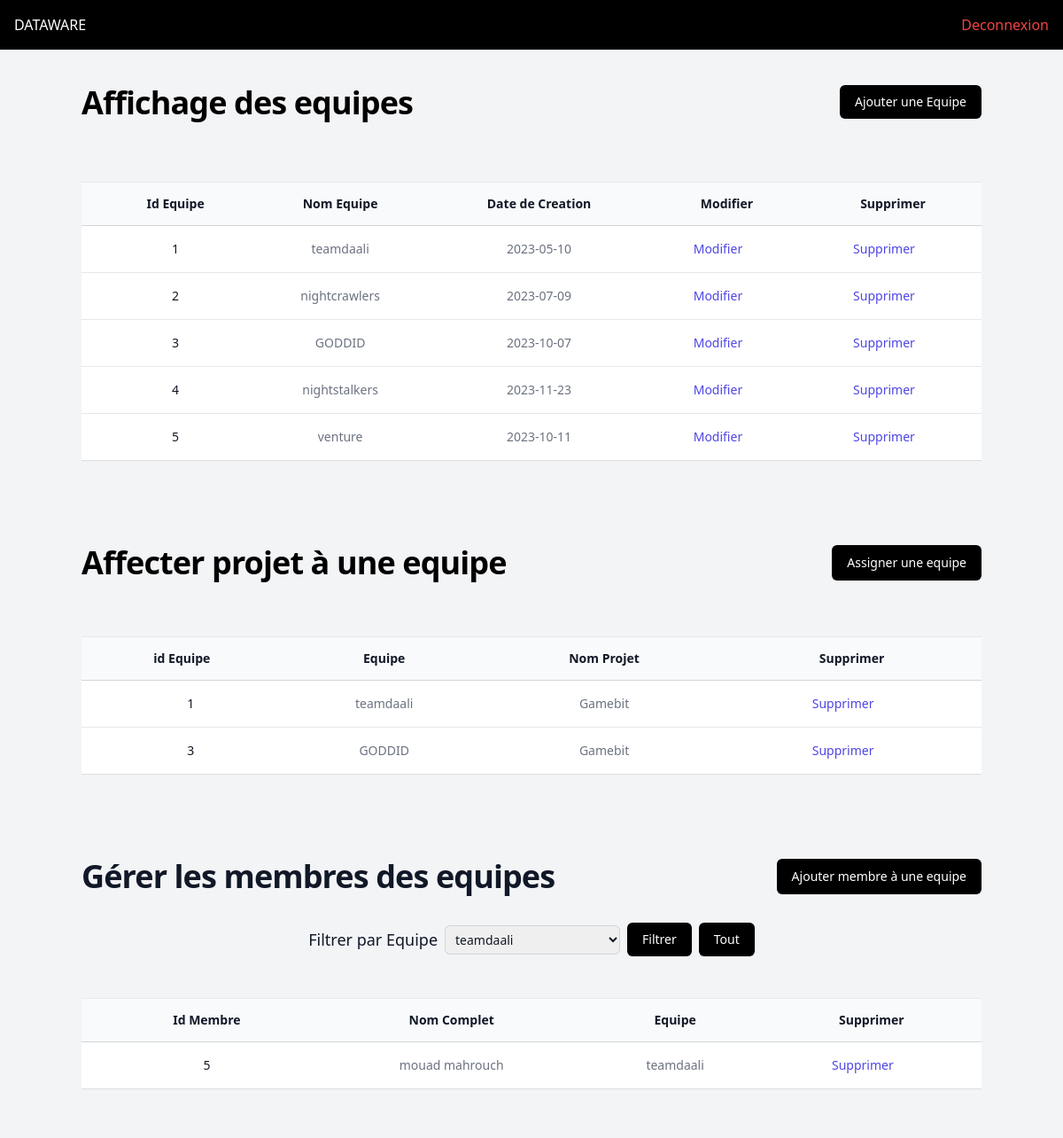
/scrum.php (signed in), run on the app's committed database.
### tables this page shows
CREATE TABLE `equipe` (
  `id_equipe` int(10) NOT NULL,
  `nom_equipe` char(100) DEFAULT NULL,
  `date_creation` date DEFAULT NULL,
  `id_pro` int(11) DEFAULT NULL
);

CREATE TABLE `projet` (
  `id_pro` int(10) NOT NULL,
  `nom_pro` char(100) DEFAULT NULL,
  `descrp_pro` char(200) DEFAULT NULL
);

CREATE TABLE `utilisateur` (
  `id` int(10) NOT NULL,
  `nom` char(100) DEFAULT NULL,
  `prenom` char(100) DEFAULT NULL,
  `email` varchar(100) DEFAULT NULL,
  `pass` char(100) DEFAULT NULL,
  `tel` varchar(55) DEFAULT NULL,
  `statut` char(100) DEFAULT NULL,
  `role` char(100) DEFAULT NULL,
  `equipe` int(10) DEFAULT NULL,
  `projet` int(10) DEFAULT NULL
);

### scrum.php (the view, shortened to what the rows shown need)
<!DOCTYPE html>
<html lang="en">
<head>
    <script src="https://cdn.tailwindcss.com"></script>
</head>
<body class="bg-gray-100">
    <nav class="bg-black">
        <div class="max-w-screen-xl flex flex-wrap items-center justify-between mx-auto p-4">
            <h1 class="text-white">DATAWARE</h1>
        </div>
    </nav>
                            <?php
                            require('connection.php');
                            ?>
    <div class="w-[90%] mx-auto">
        <section class="equipe">
            <div class="bg-gray-100 py-10">
                <div class="px-4 sm:px-6 lg:px-8">
                    <div class="flex justify-between w-full mt-4 sm:mt-0 sm:flex-none">
                        <h1 class="mb-4 text-3xl font-bold leading-none tracking-tight text-black md:text-3xl lg:text-4xl">Affichage des equipes</h1>
                    </div>
                    <div class="mt-8 flex flex-col">
                        <div class="my-2 overflow-x-auto">
                            <div class="inline-block min-w-full py-2 align-middle">
                                <div class="overflow-hidden shadow-sm ring-1 ring-black ring-opacity-5">
                                    <table class="min-w-full divide-y divide-gray-300">
                                        <thead class="bg-gray-50">
                                            <tr>
                                                <th scope="col" class="py-3.5 pl-4 pr-3 text-center text-sm font-semibold text-gray-900 sm:pl-6 lg:pl-8">Id Equipe</th>
                                                <th scope="col" class="px-3 py-3.5 text-center text-sm font-semibold text-gray-900">Nom Equipe</th>
                                                <th scope="col" class="px-3 py-3.5 text-center text-sm font-semibold text-gray-900">Date de Creation</th>
                                                <th scope="col" class="px-3 py-3.5 text-center text-sm font-semibold text-gray-900">
                                                    <span>Modifier</span>
                                                </th>
                                                <th scope="col" class="px-3 py-3.5 text-center text-sm font-semibold text-gray-900">
                                                    <span>Supprimer</span>
                                                </th>
                                            </tr>
                                        </thead>
                                        <tbody class="divide-y divide-gray-200 bg-white">
                                            <tr>
                                                <?php
                                                $sql = "SELECT * FROM equipe  where nom_equipe <> 'none'";
                                                $result = mysqli_query($conn, $sql);
                                                if ($result) {
                                                    while ($row = mysqli_fetch_assoc($result)) {
                                                ?>
                                                        <td class="whitespace-nowrap py-4 pl-4 pr-3 text-sm text-center font-medium text-gray-900 sm:pl-6 lg:pl-8">
                                                            <?php
                                                            echo $row["id_equipe"];
                                                            ?>
                                                        </td>
                                                        <td class="whitespace-nowrap px-3 py-4 text-sm text-center text-gray-500">
                                                            <?php
                                                            echo $row["nom_equipe"];
                                                            ?>
                                                        </td>
                                                        <td class="whitespace-nowrap px-3 py-4 text-sm text-center text-gray-500">
                                                            <?php
                                                            echo $row["date_creation"];
                                                            ?>
                                                        </td>
                                                        <td class="relative whitespace-nowrap py-4 pl-3 pr-4 text-center text-sm font-medium sm:pr-6 lg:pr-8">
                                                            <a href="edit.php?id_equipe=<?php echo $row['id_equipe']; ?>" class="text-indigo-600 hover:text-indigo-900">Modifier<span class="sr-only"></span></a>
                                                        </td>
                                                        <td class="relative whitespace-nowrap py-4 pl-3 pr-4 text-center text-sm font-medium sm:pr-6 lg:pr-8">
                                                            <a href="delete.php?id_equipe=<?php echo $row['id_equipe']; ?>" class="text-indigo-600 hover:text-indigo-900">Supprimer<span class="sr-only"></span></a>
                                                        </td>
                                            </tr>
                                    <?php
                                                    }
                                                } else {
                                                    echo "Error: " . mysqli_error($conn);
                                                }
                                    ?>
                                        </tbody>
                                    </table>
                                </div>
                            </div>
                        </div>
                    </div>
                </div>
            </div>
        </section>
        <section class="eqpro">
            <div class="bg-gray-100 py-10">
                <div class="px-4 sm:px-6 lg:px-8">
                    <div class="flex justify-between w-full mt-4 sm:mt-0 sm:flex-none">
                        <h1 class="mb-4 text-3xl font-bold leading-none tracking-tight text-black md:text-3xl lg:text-4xl">Affecter projet à une equipe</h1>
                    </div>
                    <div class="mt-8 flex flex-col">
                        <div class="my-2 overflow-x-auto">
                            <div class="inline-block min-w-full py-2 align-middle">
                                <div class="overflow-hidden shadow-sm ring-1 ring-black ring-opacity-5">
                                    <table class="min-w-full divide-y divide-gray-300">
                                        <thead class="bg-gray-50">
                                            <tr>
                                                <th scope="col" class="px-3 py-3.5 text-center text-sm font-semibold text-gray-900">id Equipe</th>
                                                <th scope="col" class="px-3 py-3.5 text-center text-sm font-semibold text-gray-900">Equipe</th>
                                                <th scope="col" class="px-3 py-3.5 text-center text-sm font-semibold text-gray-900">Nom Projet</th>
                                                <th scope="col" class="px-3 py-3.5 text-center text-sm font-semibold text-gray-900">
                                                    <span>Supprimer</span>
                                                </th>
                                            </tr>
                                        </thead>
                                        <tbody class="divide-y divide-gray-200 bg-white">
                                            <tr>
                                                <?php
                                                $sql = "SELECT * FROM equipe inner join  projet  on equipe.id_pro = projet.id_pro  where nom_pro <> 'none'";
                                                $result = mysqli_query($conn, $sql);
                                                if ($result) {
                                                    while ($row = mysqli_fetch_assoc($result)) {
                                                ?>
                                                        <td class="whitespace-nowrap py-4 pl-4 pr-3 text-sm text-center font-medium text-gray-900 sm:pl-6 lg:pl-8">
                                                            <?php
                                                            echo $row["id_equipe"];
                                                            ?>
                                                        </td>
                                                        <td class="whitespace-nowrap px-3 py-4 text-sm text-center text-gray-500">
                                                            <?php
                                                            echo $row["nom_equipe"];
                                                            ?>
                                                        </td>
                                                        <td class="whitespace-nowrap px-3 py-4 text-sm text-center text-gray-500">
                                                            <?php
                                                            echo $row["nom_pro"];
                                                            ?>
                                                        </td>
                                                        <td class="relative whitespace-nowrap py-4 pl-3 pr-4 text-center text-sm font-medium sm:pr-6 lg:pr-8">
                                                            <a href="deleteqp.php?id_equipe=<?php echo $row['id_equipe']; ?>" class="text-indigo-600 hover:text-indigo-900">Supprimer<span class="sr-only"></span></a>
                                                        </td>
                                            </tr>
                                    <?php
                                                    }
                                                } else {
                                                    echo "Error: " . mysqli_error($conn);
                                                }
                                    ?>
                                        </tbody>
                                    </table>
                                </div>
                            </div>
                        </div>
                    </div>
                </div>
            </div>
        </section>
        <section class="membre">
            <div class="bg-gray-100 py-10">
                <div class="px-4 sm:px-6 lg:px-8">
                    <div class="flex justify-between w-full mt-4 sm:mt-0 sm:flex-none mb-4">
                        <h1 class="mb-4 text-3xl font-bold leading-none tracking-tight text-gray-900 md:text-3xl lg:text-4xl">Gérer les membres des equipes </h1>
                    </div>
                                <?php
                                require('connection.php');
                                ?>
                    <div class="mt-8 flex flex-col">
                        <div class="my-2 overflow-x-auto">
                            <div class="inline-block min-w-full py-2 align-middle">
                                <div class="overflow-hidden shadow-sm ring-1 ring-black ring-opacity-5">
                                    <table class="min-w-full divide-y divide-gray-300">
                                        <thead class="bg-gray-50">
                                            <tr>
                                                <th scope="col" class="py-3.5 pl-4 pr-3 text-center text-sm font-semibold text-gray-900 sm:pl-6 lg:pl-8">Id Membre</th>
                                                <th scope="col" class="px-3 py-3.5 text-center text-sm font-semibold text-gray-900">Nom Complet</th>
                                                <th scope="col" class="px-3 py-3.5 text-center text-sm font-semibold text-gray-900">Equipe</th>
                                                <th scope="col" class="px-3 py-3.5 text-center text-sm font-semibold text-gray-900">
                                                    <span>Supprimer</span>
                                                </th>
                                            </tr>
                                        </thead>
                                        <tbody class="divide-y divide-gray-200 bg-white">
                                            <?php
                                            if (isset($_POST['filtrer'])) {
                                                $selectedTeamId = $_POST['equipe'];
                                                $sql = "SELECT * FROM utilisateur
                                                        INNER JOIN equipe ON utilisateur.equipe = equipe.id_equipe
                                                        WHERE utilisateur.role = 'membre' AND equipe.id_equipe = $selectedTeamId";
                                            } else {
                                                $sql = "SELECT * FROM utilisateur
                                                        INNER JOIN equipe ON utilisateur.equipe = equipe.id_equipe
                                                        WHERE utilisateur.role = 'membre' and nom_equipe <> 'none'";
                                            }
                                            $result = mysqli_query($conn, $sql);
                                            if ($result) {
                                                while ($row = mysqli_fetch_assoc($result)) {
                                            ?>
                                                    <tr>
                                                        <td class="whitespace-nowrap py-4 pl-4 pr-3 text-sm text-center font-medium text-gray-900 sm:pl-6 lg:pl-8">
                                                            <?php
                                                            echo $row["id"];
                                                            ?>
                                                        </td>
                                                        <td class="whitespace-nowrap px-3 py-4 text-sm text-center text-gray-500">
                                                            <?php
                                                            echo $row["nom"] . ' ' . $row["prenom"];
                                                            ?>
                                                        </td>
                                                        <td class="whitespace-nowrap px-3 py-4 text-sm text-center text-gray-500">
                                                            <?php
                                                            echo $row["nom_equipe"];
                                                            ?>
                                                        </td>
                                                        <td class="relative whitespace-nowrap py-4 pl-3 pr-4 text-center text-sm font-medium sm:pr-6 lg:pr-8">
                                                            <a href="deletemeqp.php?id=<?php echo $row['id']; ?>" class="text-indigo-600 hover:text-indigo-900">Supprimer<span class="sr-only"></span></a>
                                                        </td>
                                                    </tr>
                                            <?php
                                                }
                                            } else {
                                                echo "Error: " . mysqli_error($conn);
                                            }
                                            ?>
                                        </tbody>
                                    </table>
                                </div>
                            </div>
                        </div>
                    </div>
                </div>
            </div>
        </section>
    </div>
</body>
</html>

### data on the page
equipe: id_equipe "1", nom_equipe "teamdaali", date_creation "2023-05-10", id_pro.nom_pro "Gamebit"
equipe: id_equipe "2", nom_equipe "nightcrawlers", date_creation "2023-07-09"
equipe: id_equipe "3", nom_equipe "GODDID", date_creation "2023-10-07", id_pro.nom_pro "Gamebit"
equipe: id_equipe "4", nom_equipe "nightstalkers", date_creation "2023-11-23"
equipe: id_equipe "5", nom_equipe "venture", date_creation "2023-10-11"
utilisateur: id "5", nom "mouad", prenom "mahrouch", equipe.nom_equipe "teamdaali"

### other printed values
form field equipe "teamdaali"
